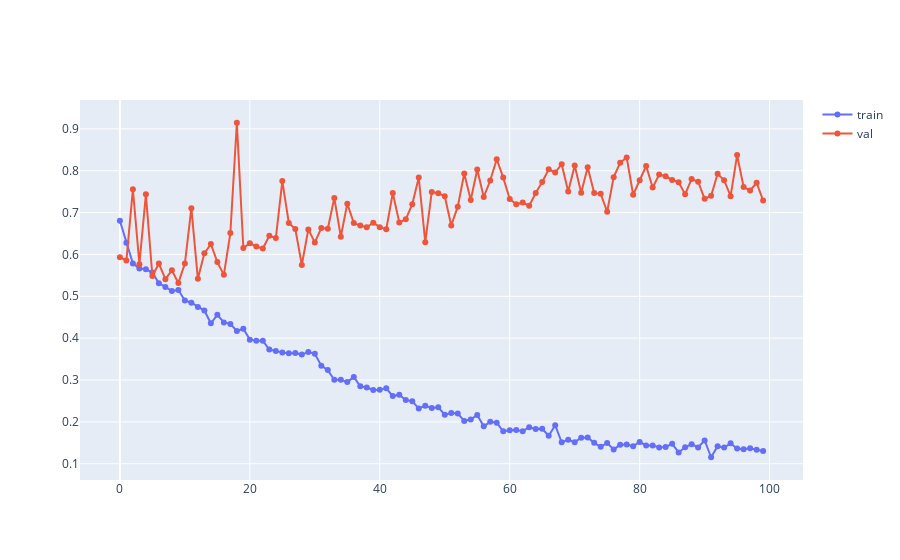

Notebook cell for this chart:
### Code cell
figure = go.Figure(
    data=[
        go.Scatter(
            y=train_lossess,
            mode="lines+markers",
            name="train",
        ),
        go.Scatter(
            y=val_lossess,
            mode="lines+markers",
            name="val",
        ),
    ]
)
figure.show()
